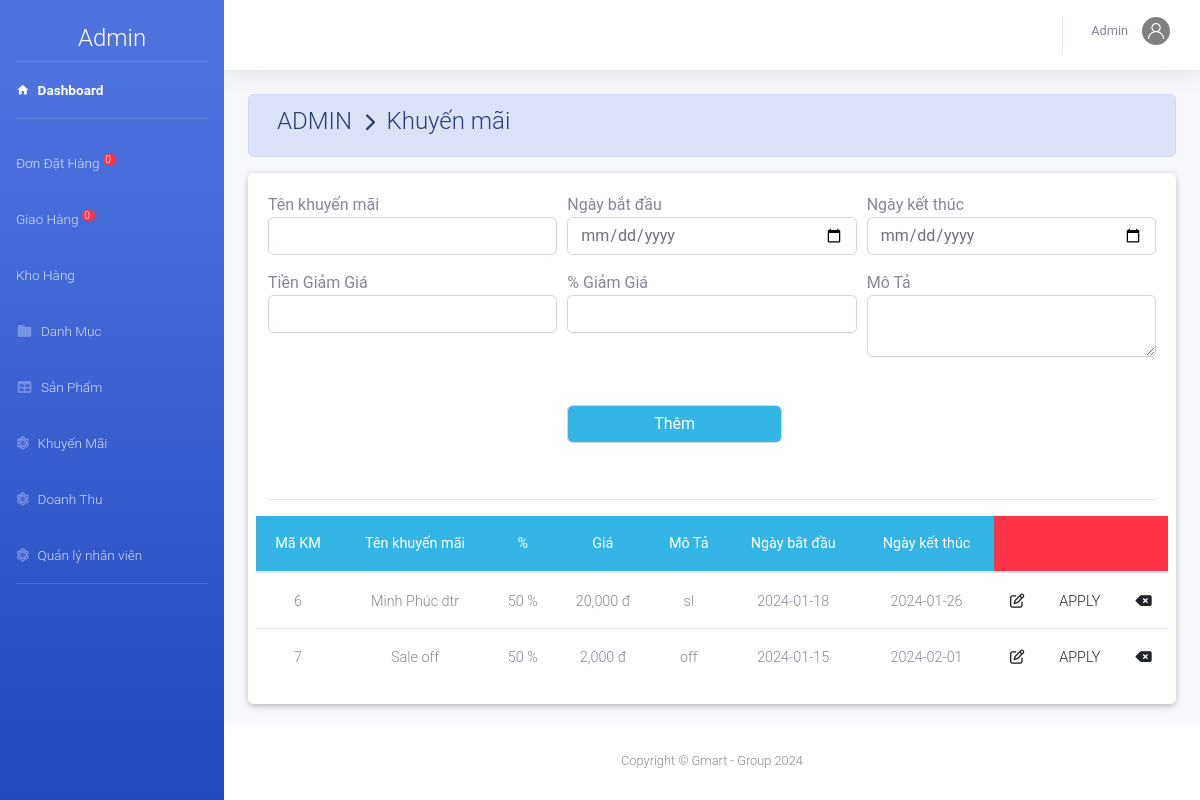
/admin/index.php?action=khuyenmai (signed in), run on the app's committed database.
### tables this page shows
CREATE TABLE `khuyenmai` (
  `MaKM` int NOT NULL,
  `TenKM` varchar(50) DEFAULT NULL,
  `MoTa` varchar(11) DEFAULT NULL,
  `KM_PT` int DEFAULT NULL,
  `TienKM` decimal(10,0) DEFAULT NULL,
  `NgayBD` date DEFAULT NULL,
  `NgayKT` date DEFAULT NULL
);

### admin/khuyenmai/khuyenmai.php (the view)
<?php
	$sql="select * from khuyenmai ";
	$rs=mysqli_query($conn,$sql);
?>
		<div class="row">
			<table class="table table-hover m-auto text-center" >
				<thead class="badge-info" style="font-size: 14px;">
					<tr>
						<th>Mã KM</th><th>Tên khuyến mãi</th><th>%</th><th> Giá</th><th>Mô Tả</th><th>Ngày bắt đầu</th><th>Ngày kết thúc </th><th class="badge-danger" colspan="3"></th>
					</tr>
				</thead>
				<tbody  style="font-size: 12px;">
			 <?php $so=0;
				 while ($row=mysqli_fetch_array($rs)) { ?>
					<tr>
						<td><?php echo $row['MaKM']; ?></td>
						<td><?php echo $row['TenKM']; ?></td>
						<td><?php echo $row['KM_PT'].' %'; ?></td>
						<td><?php echo number_format($row['TienKM']).' đ'; ?></td>
						<td><?php echo $row['MoTa']; ?></td>
						<td><?php echo $row['NgayBD']; ?></td>
						<td><?php echo $row['NgayKT']; ?></td>
						<td><a href="index.php?action=khuyenmai&view=sua&makm=<?php echo $row['MaKM']; ?>" ><i class="far fa-edit"></i></a></td>
						<td><a href="index.php?action=khuyenmai&view=apply&makm=<?php echo $row['MaKM']; ?>" >APPLY</a></td>
						<td><a href="khuyenmai/xuly.php?xoa=xoa&makm=<?php echo $row['MaKM']; ?>" ><i class="fas fa-backspace"></i></a></td>
					</tr>
			 <?php	} ?>
				</tbody>
			</table>
		</div>
	</div>
</div>

### data on the page
khuyenmai: MaKM "6", TenKM "Minh Phúc dtr", KM_PT "50", TienKM "20,000", MoTa "sl", NgayBD "2024-01-18", NgayKT "2024-01-26"
khuyenmai: MaKM "7", TenKM "Sale off", KM_PT "50", TienKM "2,000", MoTa "off", NgayBD "2024-01-15", NgayKT "2024-02-01"

### other printed values
$dem "0"
$nv['TenNV'] "Admin"
